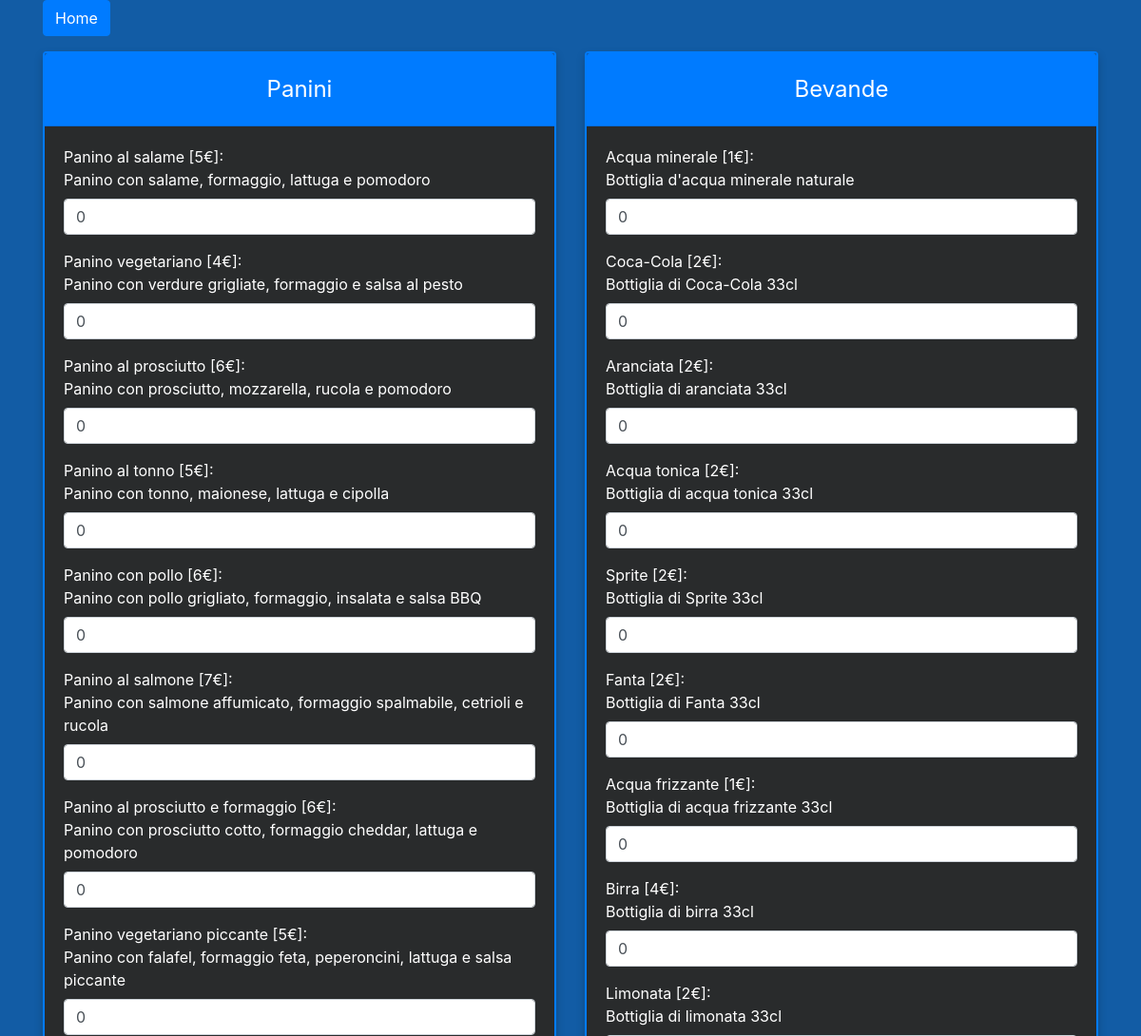
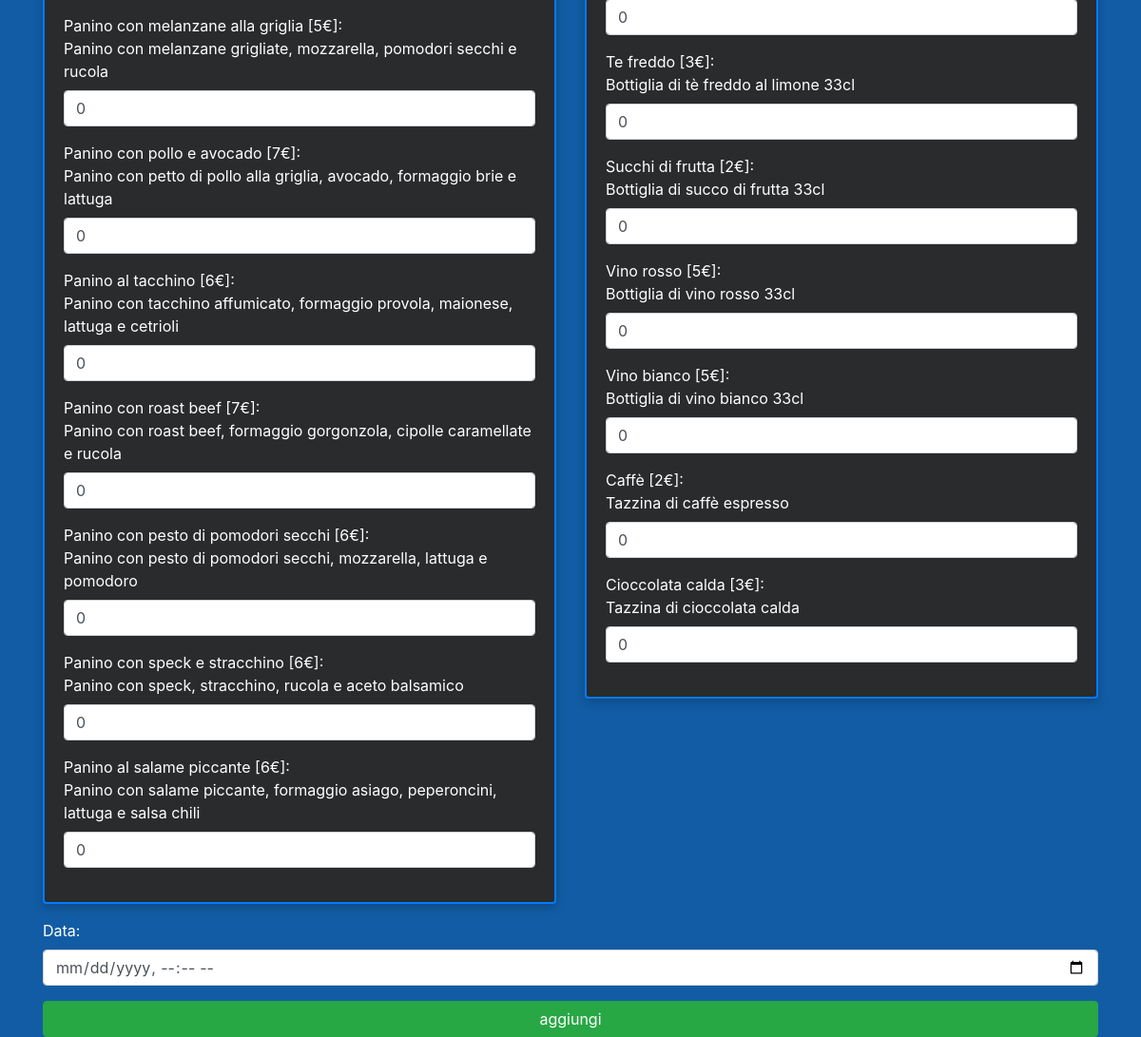
Before: /ordinazione.php (signed in) with the older database file (2 pictures, top to bottom).
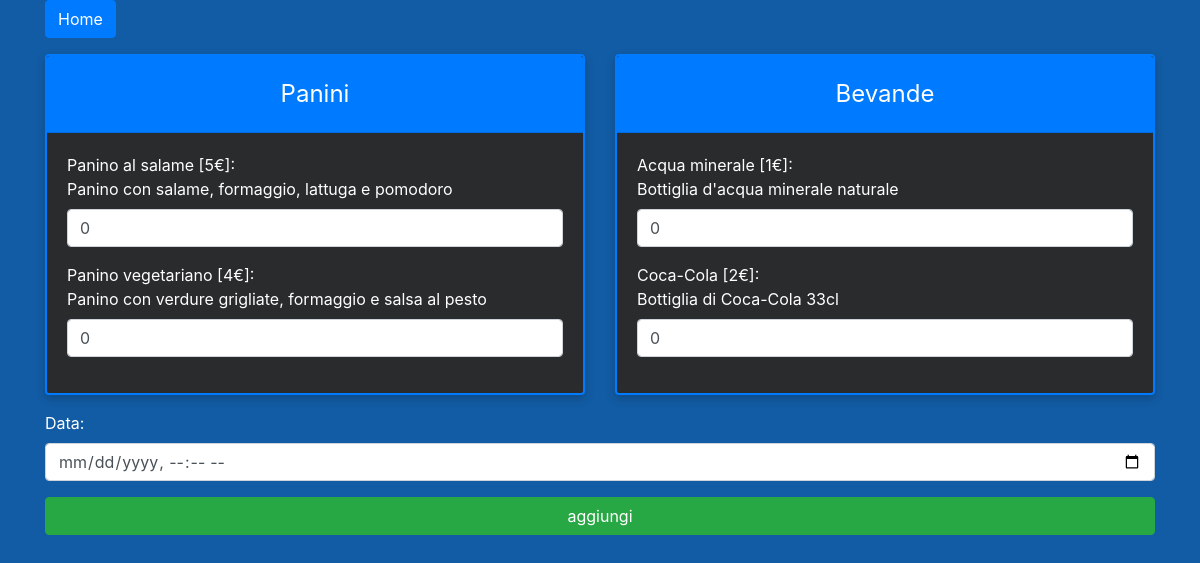
After: the same page with the newer database file.
### tables this page shows
CREATE TABLE `panini` (
  `id` int(11) NOT NULL COMMENT 'Codice univoco per identificare l''entità',
  `nome` varchar(200) NOT NULL COMMENT 'nome del panino',
  `costo` decimal(3,0) NOT NULL COMMENT 'costo del panino',
  `descrizione` varchar(500) NOT NULL COMMENT 'descrizione del panino e ingredienti'
);

CREATE TABLE `bevande` (
  `id` int(11) NOT NULL COMMENT 'Codice univoco per identificare l''entità',
  `nome` varchar(30) NOT NULL COMMENT 'nome della bevanda',
  `costo` decimal(3,0) NOT NULL COMMENT 'costo della bevanda',
  `descrizione` varchar(200) NOT NULL COMMENT 'descrizione della bevanda (ingredienti, ecc...)'
);

### ordinazione.php (the view, shortened to what this page needs)
<?php
if($_SESSION['logged'] == true){
    require "connect.php";
?>
<!DOCTYPE html>
<html lang="it">
<head>
    <link href="https://stackpath.bootstrapcdn.com/bootstrap/4.5.2/css/bootstrap.min.css" rel="stylesheet">
</head>
<body>
    <div class="container">
    <a href="clientInterface.html" class="btn btn-primary mb-3">Home</a>
        <div class="row">
            <div class="col-md-6">
                <form action="invioOrdine.php" method="post">
                    <div class="card">
                        <div class="card-header bg-primary text-white text-center">
                            Panini
                        </div>
                        <div class="card-body">
                            <?php
                                $query = mysqli_query($conn, "SELECT * FROM panini");
                                while ($row = mysqli_fetch_array($query)){
                            ?>
                                    <div class="form-group">
                                        <label for="panino<?php echo $row['id']; ?>"><?php echo $row['nome']; ?> <?php echo "[".$row['costo']."€]"; ?>: <br><?php echo $row['descrizione']; ?></label>
                                        <input type="number" name="pq_<?php echo $row['id']; ?>" min="0" value="0" class="form-control">
                                    </div>
                            <?php } ?>
                        </div>
                    </div>
            </div>
            <div class="col-md-6">
                <div class="card">
                    <div class="card-header bg-primary text-white text-center">
                        Bevande
                    </div>
                    <div class="card-body">
                        <?php
                            $query = mysqli_query($conn, "SELECT * FROM bevande");
                            while ($row = mysqli_fetch_array($query)){
                                ?>
                                <div class="form-group">
                                    <label for="bevanda<?php echo $row['id']; ?>"><?php echo $row['nome']; ?> <?php echo "[".$row['costo']."€]"; ?>: <br><?php echo $row['descrizione']; ?></label>
                                    <input type="number" name="bq_<?php echo $row['id']; ?>" min="0" value="0" class="form-control">
                                </div>
                            <?php } ?>
                        </div>
                    </div>
                </div>
            </div>
                <div class="form-group mt-3">
                    <label for="data">Data:</label>
                    <input type="datetime-local" name="data" required class="form-control">
                </div>
                <input type="submit" value="aggiungi" class="btn btn-success btn-block">
            </div>
    </body>
</html>
<?php } ?>

### ordinazione.php (style rules this page uses)
body { background-color: #125ca5; color: #fff; }
.card { background-color: #292b2c; border: 2px solid #007bff; box-shadow: 0px 4px 10px rgba(0, 0, 0, 0.2); color: #fff; }
.card-header { background-color: #007bff; color: #fff; font-size: 24px; padding: 20px 0; }
.form-group { color: #fff; }

Changed rows visible on the page:
removed panini: nome "Panino al prosciutto", costo "6", descrizione "Panino con prosciutto, mozzarella, rucola e pomodoro"
removed panini: nome "Panino al tonno", costo "5", descrizione "Panino con tonno, maionese, lattuga e cipolla"
removed panini: nome "Panino con pollo", costo "6", descrizione "Panino con pollo grigliato, formaggio, insalata e salsa BBQ"
removed panini: nome "Panino al salmone", costo "7", descrizione "Panino con salmone affumicato, formaggio spalmabile, cetrioli e rucola"
removed panini: nome "Panino al prosciutto e formaggio", costo "6", descrizione "Panino con prosciutto cotto, formaggio cheddar, lattuga e pomodoro"
removed panini: nome "Panino vegetariano piccante", costo "5", descrizione "Panino con falafel, formaggio feta, peperoncini, lattuga e salsa piccante"
removed panini: nome "Panino con melanzane alla griglia", costo "5", descrizione "Panino con melanzane grigliate, mozzarella, pomodori secchi e rucola"
removed panini: nome "Panino con pollo e avocado", costo "7", descrizione "Panino con petto di pollo alla griglia, avocado, formaggio brie e lattuga"
removed panini: nome "Panino al tacchino", costo "6", descrizione "Panino con tacchino affumicato, formaggio provola, maionese, lattuga e cetrioli"
removed panini: nome "Panino con roast beef", costo "7", descrizione "Panino con roast beef, formaggio gorgonzola, cipolle caramellate e rucola"
removed panini: nome "Panino con pesto di pomodori secchi", costo "6", descrizione "Panino con pesto di pomodori secchi, mozzarella, lattuga e pomodoro"
removed panini: nome "Panino con speck e stracchino", costo "6", descrizione "Panino con speck, stracchino, rucola e aceto balsamico"
removed panini: nome "Panino al salame piccante", costo "6", descrizione "Panino con salame piccante, formaggio asiago, peperoncini, lattuga e salsa chili"
removed bevande: nome "Aranciata", costo "2", descrizione "Bottiglia di aranciata 33cl"
removed bevande: nome "Acqua tonica", costo "2", descrizione "Bottiglia di acqua tonica 33cl"
removed bevande: nome "Sprite", costo "2", descrizione "Bottiglia di Sprite 33cl"
removed bevande: nome "Fanta", costo "2", descrizione "Bottiglia di Fanta 33cl"
removed bevande: nome "Acqua frizzante", costo "1", descrizione "Bottiglia di acqua frizzante 33cl"
removed bevande: nome "Birra", costo "4", descrizione "Bottiglia di birra 33cl"
removed bevande: nome "Limonata", costo "2", descrizione "Bottiglia di limonata 33cl"
removed bevande: nome "Te freddo", costo "3", descrizione "Bottiglia di tè freddo al limone 33cl"
removed bevande: nome "Succhi di frutta", costo "2", descrizione "Bottiglia di succo di frutta 33cl"
removed bevande: nome "Vino rosso", costo "5", descrizione "Bottiglia di vino rosso 33cl"
removed bevande: nome "Vino bianco", costo "5", descrizione "Bottiglia di vino bianco 33cl"
removed bevande: nome "Caffè", costo "2", descrizione "Tazzina di caffè espresso"
removed bevande: nome "Cioccolata calda", costo "3", descrizione "Tazzina di cioccolata calda"
